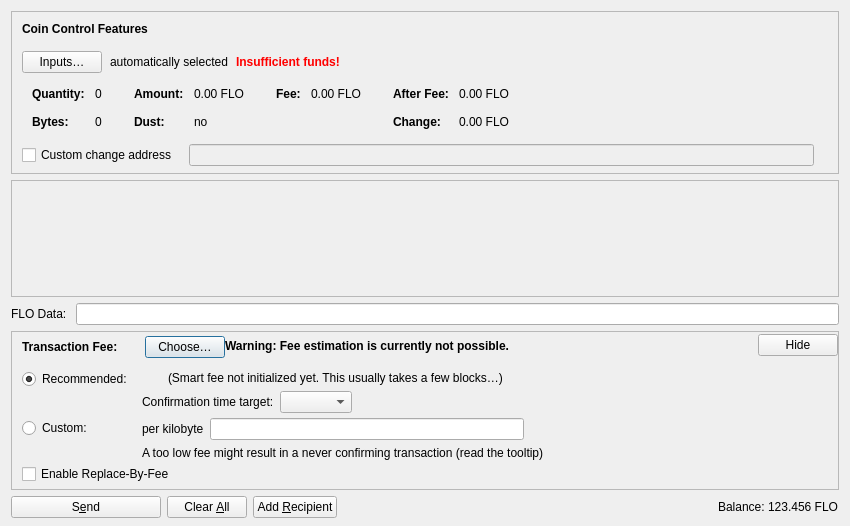
<?xml version="1.0" encoding="UTF-8"?>
<ui version="4.0">
 <class>SendCoinsDialog</class>
 <widget class="QDialog" name="SendCoinsDialog">
  <property name="geometry">
   <rect>
    <x>0</x>
    <y>0</y>
    <width>850</width>
    <height>526</height>
   </rect>
  </property>
  <property name="windowTitle">
   <string>Send Coins</string>
  </property>
  <layout class="QVBoxLayout" name="verticalLayout" stretch="0,1,0,0">
   <property name="bottomMargin">
    <number>8</number>
   </property>
   <item>
    <widget class="QFrame" name="frameCoinControl">
     <property name="sizePolicy">
      <sizepolicy hsizetype="Expanding" vsizetype="Expanding">
       <horstretch>0</horstretch>
       <verstretch>0</verstretch>
      </sizepolicy>
     </property>
     <property name="maximumSize">
      <size>
       <width>16777215</width>
       <height>16777215</height>
      </size>
     </property>
     <property name="frameShape">
      <enum>QFrame::StyledPanel</enum>
     </property>
     <property name="frameShadow">
      <enum>QFrame::Sunken</enum>
     </property>
     <layout class="QVBoxLayout" name="verticalLayoutCoinControl2">
      <property name="spacing">
       <number>0</number>
      </property>
      <property name="leftMargin">
       <number>0</number>
      </property>
      <property name="topMargin">
       <number>0</number>
      </property>
      <property name="rightMargin">
       <number>0</number>
      </property>
      <property name="bottomMargin">
       <number>6</number>
      </property>
      <item>
       <layout class="QVBoxLayout" name="verticalLayoutCoinControl" stretch="0,0,0,0,1">
        <property name="spacing">
         <number>0</number>
        </property>
        <property name="leftMargin">
         <number>10</number>
        </property>
        <property name="topMargin">
         <number>10</number>
        </property>
        <item>
         <layout class="QHBoxLayout" name="horizontalLayoutCoinControl1">
          <property name="bottomMargin">
           <number>15</number>
          </property>
          <item>
           <widget class="QLabel" name="labelCoinControlFeatures">
            <property name="sizePolicy">
             <sizepolicy hsizetype="Preferred" vsizetype="Maximum">
              <horstretch>0</horstretch>
              <verstretch>0</verstretch>
             </sizepolicy>
            </property>
            <property name="font">
             <font>
              <weight>75</weight>
              <bold>true</bold>
             </font>
            </property>
            <property name="styleSheet">
             <string notr="true">font-weight:bold;</string>
            </property>
            <property name="text">
             <string>Coin Control Features</string>
            </property>
           </widget>
          </item>
         </layout>
        </item>
        <item>
         <layout class="QHBoxLayout" name="horizontalLayoutCoinControl2" stretch="0,0,0,0">
          <property name="spacing">
           <number>8</number>
          </property>
          <property name="bottomMargin">
           <number>10</number>
          </property>
          <item>
           <widget class="QPushButton" name="pushButtonCoinControl">
            <property name="styleSheet">
             <string notr="true"/>
            </property>
            <property name="text">
             <string>Inputs…</string>
            </property>
            <property name="autoDefault">
             <bool>false</bool>
            </property>
           </widget>
          </item>
          <item>
           <widget class="QLabel" name="labelCoinControlAutomaticallySelected">
            <property name="text">
             <string>automatically selected</string>
            </property>
            <property name="margin">
             <number>5</number>
            </property>
           </widget>
          </item>
          <item>
           <widget class="QLabel" name="labelCoinControlInsuffFunds">
            <property name="font">
             <font>
              <weight>75</weight>
              <bold>true</bold>
             </font>
            </property>
            <property name="styleSheet">
             <string notr="true">color:red;font-weight:bold;</string>
            </property>
            <property name="text">
             <string>Insufficient funds!</string>
            </property>
            <property name="margin">
             <number>5</number>
            </property>
           </widget>
          </item>
          <item>
           <spacer name="horizontalSpacerCoinControl">
            <property name="orientation">
             <enum>Qt::Horizontal</enum>
            </property>
            <property name="sizeHint" stdset="0">
             <size>
              <width>40</width>
              <height>1</height>
             </size>
            </property>
           </spacer>
          </item>
         </layout>
        </item>
        <item>
         <widget class="QWidget" name="widgetCoinControl" native="true">
          <property name="sizePolicy">
           <sizepolicy hsizetype="Preferred" vsizetype="Preferred">
            <horstretch>0</horstretch>
            <verstretch>0</verstretch>
           </sizepolicy>
          </property>
          <property name="minimumSize">
           <size>
            <width>0</width>
            <height>0</height>
           </size>
          </property>
          <property name="styleSheet">
           <string notr="true"/>
          </property>
          <layout class="QHBoxLayout" name="horizontalLayoutCoinControl5">
           <property name="leftMargin">
            <number>0</number>
           </property>
           <property name="topMargin">
            <number>0</number>
           </property>
           <property name="rightMargin">
            <number>0</number>
           </property>
           <property name="bottomMargin">
            <number>0</number>
           </property>
           <item>
            <layout class="QHBoxLayout" name="horizontalLayoutCoinControl3" stretch="0,0,0,1">
             <property name="spacing">
              <number>20</number>
             </property>
             <property name="topMargin">
              <number>0</number>
             </property>
             <property name="bottomMargin">
              <number>10</number>
             </property>
             <item>
              <layout class="QFormLayout" name="formLayoutCoinControl1">
               <property name="horizontalSpacing">
                <number>10</number>
               </property>
               <property name="verticalSpacing">
                <number>14</number>
               </property>
               <property name="leftMargin">
                <number>10</number>
               </property>
               <property name="topMargin">
                <number>4</number>
               </property>
               <property name="rightMargin">
                <number>6</number>
               </property>
               <item row="0" column="0">
                <widget class="QLabel" name="labelCoinControlQuantityText">
                 <property name="font">
                  <font>
                   <weight>75</weight>
                   <bold>true</bold>
                  </font>
                 </property>
                 <property name="text">
                  <string>Quantity:</string>
                 </property>
                 <property name="margin">
                  <number>0</number>
                 </property>
                </widget>
               </item>
               <item row="0" column="1">
                <widget class="QLabel" name="labelCoinControlQuantity">
                 <property name="cursor">
                  <cursorShape>IBeamCursor</cursorShape>
                 </property>
                 <property name="contextMenuPolicy">
                  <enum>Qt::ActionsContextMenu</enum>
                 </property>
                 <property name="text">
                  <string notr="true">0</string>
                 </property>
                 <property name="margin">
                  <number>0</number>
                 </property>
                 <property name="textInteractionFlags">
                  <set>Qt::LinksAccessibleByMouse|Qt::TextSelectableByKeyboard|Qt::TextSelectableByMouse</set>
                 </property>
                </widget>
               </item>
               <item row="1" column="0">
                <widget class="QLabel" name="labelCoinControlBytesText">
                 <property name="font">
                  <font>
                   <weight>75</weight>
                   <bold>true</bold>
                  </font>
                 </property>
                 <property name="text">
                  <string>Bytes:</string>
                 </property>
                </widget>
               </item>
               <item row="1" column="1">
                <widget class="QLabel" name="labelCoinControlBytes">
                 <property name="cursor">
                  <cursorShape>IBeamCursor</cursorShape>
                 </property>
                 <property name="contextMenuPolicy">
                  <enum>Qt::ActionsContextMenu</enum>
                 </property>
                 <property name="text">
                  <string notr="true">0</string>
                 </property>
                 <property name="textInteractionFlags">
                  <set>Qt::LinksAccessibleByMouse|Qt::TextSelectableByKeyboard|Qt::TextSelectableByMouse</set>
                 </property>
                </widget>
               </item>
              </layout>
             </item>
             <item>
              <layout class="QFormLayout" name="formLayoutCoinControl2">
               <property name="horizontalSpacing">
                <number>10</number>
               </property>
               <property name="verticalSpacing">
                <number>14</number>
               </property>
               <property name="leftMargin">
                <number>6</number>
               </property>
               <property name="topMargin">
                <number>4</number>
               </property>
               <property name="rightMargin">
                <number>6</number>
               </property>
               <item row="0" column="0">
                <widget class="QLabel" name="labelCoinControlAmountText">
                 <property name="font">
                  <font>
                   <weight>75</weight>
                   <bold>true</bold>
                  </font>
                 </property>
                 <property name="text">
                  <string>Amount:</string>
                 </property>
                 <property name="margin">
                  <number>0</number>
                 </property>
                </widget>
               </item>
               <item row="0" column="1">
                <widget class="QLabel" name="labelCoinControlAmount">
                 <property name="cursor">
                  <cursorShape>IBeamCursor</cursorShape>
                 </property>
                 <property name="contextMenuPolicy">
                  <enum>Qt::ActionsContextMenu</enum>
                 </property>
                 <property name="text">
                  <string notr="true">0.00 FLO</string>
                 </property>
                 <property name="textInteractionFlags">
                  <set>Qt::LinksAccessibleByMouse|Qt::TextSelectableByKeyboard|Qt::TextSelectableByMouse</set>
                 </property>
                </widget>
               </item>
               <item row="1" column="0">
                <widget class="QLabel" name="labelCoinControlLowOutputText">
                 <property name="font">
                  <font>
                   <weight>75</weight>
                   <bold>true</bold>
                  </font>
                 </property>
                 <property name="text">
                  <string>Dust:</string>
                 </property>
                </widget>
               </item>
               <item row="1" column="1">
                <widget class="QLabel" name="labelCoinControlLowOutput">
                 <property name="cursor">
                  <cursorShape>IBeamCursor</cursorShape>
                 </property>
                 <property name="contextMenuPolicy">
                  <enum>Qt::ActionsContextMenu</enum>
                 </property>
                 <property name="text">
                  <string notr="true">no</string>
                 </property>
                 <property name="textInteractionFlags">
                  <set>Qt::LinksAccessibleByMouse|Qt::TextSelectableByKeyboard|Qt::TextSelectableByMouse</set>
                 </property>
                </widget>
               </item>
              </layout>
             </item>
             <item>
              <layout class="QFormLayout" name="formLayoutCoinControl3">
               <property name="horizontalSpacing">
                <number>10</number>
               </property>
               <property name="verticalSpacing">
                <number>14</number>
               </property>
               <property name="leftMargin">
                <number>6</number>
               </property>
               <property name="topMargin">
                <number>4</number>
               </property>
               <property name="rightMargin">
                <number>6</number>
               </property>
               <item row="0" column="0">
                <widget class="QLabel" name="labelCoinControlFeeText">
                 <property name="font">
                  <font>
                   <weight>75</weight>
                   <bold>true</bold>
                  </font>
                 </property>
                 <property name="text">
                  <string>Fee:</string>
                 </property>
                 <property name="margin">
                  <number>0</number>
                 </property>
                </widget>
               </item>
               <item row="0" column="1">
                <widget class="QLabel" name="labelCoinControlFee">
                 <property name="cursor">
                  <cursorShape>IBeamCursor</cursorShape>
                 </property>
                 <property name="contextMenuPolicy">
                  <enum>Qt::ActionsContextMenu</enum>
                 </property>
                 <property name="text">
                  <string notr="true">0.00 FLO</string>
                 </property>
                 <property name="textInteractionFlags">
                  <set>Qt::LinksAccessibleByMouse|Qt::TextSelectableByKeyboard|Qt::TextSelectableByMouse</set>
                 </property>
                </widget>
               </item>
              </layout>
             </item>
             <item>
              <layout class="QFormLayout" name="formLayoutCoinControl4">
               <property name="horizontalSpacing">
                <number>10</number>
               </property>
               <property name="verticalSpacing">
                <number>14</number>
               </property>
               <property name="leftMargin">
                <number>6</number>
               </property>
               <property name="topMargin">
                <number>4</number>
               </property>
               <property name="rightMargin">
                <number>6</number>
               </property>
               <item row="0" column="0">
                <widget class="QLabel" name="labelCoinControlAfterFeeText">
                 <property name="font">
                  <font>
                   <weight>75</weight>
                   <bold>true</bold>
                  </font>
                 </property>
                 <property name="text">
                  <string>After Fee:</string>
                 </property>
                 <property name="margin">
                  <number>0</number>
                 </property>
                </widget>
               </item>
               <item row="0" column="1">
                <widget class="QLabel" name="labelCoinControlAfterFee">
                 <property name="cursor">
                  <cursorShape>IBeamCursor</cursorShape>
                 </property>
                 <property name="contextMenuPolicy">
                  <enum>Qt::ActionsContextMenu</enum>
                 </property>
                 <property name="text">
                  <string notr="true">0.00 FLO</string>
                 </property>
                 <property name="textInteractionFlags">
                  <set>Qt::LinksAccessibleByMouse|Qt::TextSelectableByKeyboard|Qt::TextSelectableByMouse</set>
                 </property>
                </widget>
               </item>
               <item row="1" column="0">
                <widget class="QLabel" name="labelCoinControlChangeText">
                 <property name="font">
                  <font>
                   <weight>75</weight>
                   <bold>true</bold>
                  </font>
                 </property>
                 <property name="text">
                  <string>Change:</string>
                 </property>
                </widget>
               </item>
               <item row="1" column="1">
                <widget class="QLabel" name="labelCoinControlChange">
                 <property name="cursor">
                  <cursorShape>IBeamCursor</cursorShape>
                 </property>
                 <property name="contextMenuPolicy">
                  <enum>Qt::ActionsContextMenu</enum>
                 </property>
                 <property name="text">
                  <string notr="true">0.00 FLO</string>
                 </property>
                 <property name="textInteractionFlags">
                  <set>Qt::LinksAccessibleByMouse|Qt::TextSelectableByKeyboard|Qt::TextSelectableByMouse</set>
                 </property>
                </widget>
               </item>
              </layout>
             </item>
            </layout>
           </item>
          </layout>
         </widget>
        </item>
        <item>
         <layout class="QHBoxLayout" name="horizontalLayoutCoinControl4" stretch="0,0,0">
          <property name="spacing">
           <number>12</number>
          </property>
          <property name="sizeConstraint">
           <enum>QLayout::SetDefaultConstraint</enum>
          </property>
          <property name="topMargin">
           <number>5</number>
          </property>
          <property name="rightMargin">
           <number>5</number>
          </property>
          <item>
           <widget class="QCheckBox" name="checkBoxCoinControlChange">
            <property name="toolTip">
             <string>If this is activated, but the change address is empty or invalid, change will be sent to a newly generated address.</string>
            </property>
            <property name="text">
             <string>Custom change address</string>
            </property>
           </widget>
          </item>
          <item>
           <widget class="QValidatedLineEdit" name="lineEditCoinControlChange">
            <property name="enabled">
             <bool>false</bool>
            </property>
            <property name="sizePolicy">
             <sizepolicy hsizetype="Expanding" vsizetype="Fixed">
              <horstretch>0</horstretch>
              <verstretch>0</verstretch>
             </sizepolicy>
            </property>
           </widget>
          </item>
          <item>
           <widget class="QLabel" name="labelCoinControlChangeLabel">
            <property name="sizePolicy">
             <sizepolicy hsizetype="Preferred" vsizetype="Expanding">
              <horstretch>0</horstretch>
              <verstretch>0</verstretch>
             </sizepolicy>
            </property>
            <property name="minimumSize">
             <size>
              <width>0</width>
              <height>0</height>
             </size>
            </property>
            <property name="text">
             <string/>
            </property>
            <property name="margin">
             <number>3</number>
            </property>
           </widget>
          </item>
         </layout>
        </item>
        <item>
         <spacer name="verticalSpacerCoinControl">
          <property name="orientation">
           <enum>Qt::Vertical</enum>
          </property>
          <property name="sizeHint" stdset="0">
           <size>
            <width>800</width>
            <height>1</height>
           </size>
          </property>
         </spacer>
        </item>
       </layout>
      </item>
     </layout>
    </widget>
   </item>
   <item>
    <widget class="QScrollArea" name="scrollArea">
     <property name="widgetResizable">
      <bool>true</bool>
     </property>
     <widget class="QWidget" name="scrollAreaWidgetContents">
      <property name="geometry">
       <rect>
        <x>0</x>
        <y>0</y>
        <width>830</width>
        <height>104</height>
       </rect>
      </property>
      <layout class="QVBoxLayout" name="verticalLayout_2" stretch="0,1">
       <property name="leftMargin">
        <number>0</number>
       </property>
       <property name="topMargin">
        <number>0</number>
       </property>
       <property name="rightMargin">
        <number>0</number>
       </property>
       <property name="bottomMargin">
        <number>0</number>
       </property>
       <item>
        <layout class="QVBoxLayout" name="entries">
         <property name="spacing">
          <number>6</number>
         </property>
        </layout>
       </item>
       <item>
        <spacer name="verticalSpacer">
         <property name="orientation">
          <enum>Qt::Vertical</enum>
         </property>
         <property name="sizeHint" stdset="0">
          <size>
           <width>20</width>
           <height>40</height>
          </size>
         </property>
        </spacer>
       </item>
      </layout>
     </widget>
    </widget>
   </item>
   <item>
    <layout class="QHBoxLayout" name="horizontalLayout_3">
     <item>
      <widget class="QLabel" name="floDataLabel">
       <property name="text">
        <string>FLO Data: </string>
       </property>
      </widget>
     </item>
     <item>
      <widget class="QLineEdit" name="floData"/>
     </item>
    </layout>
   </item>
   <item>
    <widget class="QFrame" name="frameFee">
     <property name="sizePolicy">
      <sizepolicy hsizetype="Expanding" vsizetype="Expanding">
       <horstretch>0</horstretch>
       <verstretch>0</verstretch>
      </sizepolicy>
     </property>
     <property name="maximumSize">
      <size>
       <width>16777215</width>
       <height>16777215</height>
      </size>
     </property>
     <property name="frameShape">
      <enum>QFrame::StyledPanel</enum>
     </property>
     <property name="frameShadow">
      <enum>QFrame::Sunken</enum>
     </property>
     <layout class="QVBoxLayout" name="verticalLayoutFee1">
      <property name="spacing">
       <number>0</number>
      </property>
      <property name="leftMargin">
       <number>0</number>
      </property>
      <property name="topMargin">
       <number>0</number>
      </property>
      <property name="rightMargin">
       <number>0</number>
      </property>
      <property name="bottomMargin">
       <number>0</number>
      </property>
      <item>
       <layout class="QVBoxLayout" name="verticalLayoutFee2" stretch="0,0,0">
        <property name="spacing">
         <number>0</number>
        </property>
        <property name="leftMargin">
         <number>10</number>
        </property>
        <property name="topMargin">
         <number>0</number>
        </property>
        <item>
         <layout class="QHBoxLayout" name="horizontalLayoutFee1">
          <property name="bottomMargin">
           <number>0</number>
          </property>
          <item>
           <layout class="QVBoxLayout" name="verticalLayoutFee7">
            <property name="spacing">
             <number>0</number>
            </property>
            <item>
             <spacer name="verticalSpacerSmartFee">
              <property name="orientation">
               <enum>Qt::Vertical</enum>
              </property>
              <property name="sizeType">
               <enum>QSizePolicy::Fixed</enum>
              </property>
              <property name="sizeHint" stdset="0">
               <size>
                <width>1</width>
                <height>4</height>
               </size>
              </property>
             </spacer>
            </item>
            <item>
             <layout class="QHBoxLayout" name="horizontalLayoutSmartFee">
              <property name="spacing">
               <number>10</number>
              </property>
              <item>
               <widget class="QLabel" name="labelFeeHeadline">
                <property name="sizePolicy">
                 <sizepolicy hsizetype="Preferred" vsizetype="Maximum">
                  <horstretch>0</horstretch>
                  <verstretch>0</verstretch>
                 </sizepolicy>
                </property>
                <property name="font">
                 <font>
                  <weight>75</weight>
                  <bold>true</bold>
                 </font>
                </property>
                <property name="styleSheet">
                 <string notr="true">font-weight:bold;</string>
                </property>
                <property name="text">
                 <string>Transaction Fee:</string>
                </property>
               </widget>
              </item>
              <item>
               <widget class="QLabel" name="labelFeeMinimized">
                <property name="text">
                 <string/>
                </property>
               </widget>
              </item>
              <item>
               <widget class="QPushButton" name="buttonChooseFee">
                <property name="text">
                 <string>Choose…</string>
                </property>
               </widget>
              </item>
             </layout>
            </item>
            <item>
             <spacer name="verticalSpacer_5">
              <property name="orientation">
               <enum>Qt::Vertical</enum>
              </property>
              <property name="sizeHint" stdset="0">
               <size>
                <width>1</width>
                <height>1</height>
               </size>
              </property>
             </spacer>
            </item>
           </layout>
          </item>
          <item>
           <widget class="QLabel" name="fallbackFeeWarningLabel">
            <property name="toolTip">
             <string>Using the fallbackfee can result in sending a transaction that will take several hours or days (or never) to confirm. Consider choosing your fee manually or wait until you have validated the complete chain.</string>
            </property>
            <property name="font">
            <font>
                <weight>75</weight>
                <bold>true</bold>
            </font>
            </property>
            <property name="text">
             <string>Warning: Fee estimation is currently not possible.</string>
            </property>
            <property name="wordWrap">
             <bool>false</bool>
            </property>
           </widget>
          </item>
          <item>
           <spacer name="horizontalSpacer_4">
            <property name="orientation">
             <enum>Qt::Horizontal</enum>
            </property>
            <property name="sizeType">
             <enum>QSizePolicy::MinimumExpanding</enum>
            </property>
            <property name="sizeHint" stdset="0">
             <size>
              <width>40</width>
              <height>20</height>
             </size>
            </property>
           </spacer>
          </item>
          <item>
           <widget class="QPushButton" name="buttonMinimizeFee">
            <property name="toolTip">
             <string>Hide transaction fee settings</string>
            </property>
            <property name="text">
             <string>Hide</string>
            </property>
           </widget>
          </item>
         </layout>
        </item>
        <item>
         <widget class="QFrame" name="frameFeeSelection">
          <layout class="QVBoxLayout" name="verticalLayoutFee12">
           <property name="spacing">
            <number>0</number>
           </property>
           <property name="leftMargin">
            <number>0</number>
           </property>
           <property name="topMargin">
            <number>0</number>
           </property>
           <property name="rightMargin">
            <number>0</number>
           </property>
           <property name="bottomMargin">
            <number>0</number>
           </property>
           <item>
            <layout class="QGridLayout" name="gridLayoutFee">
             <property name="topMargin">
              <number>10</number>
             </property>
             <property name="bottomMargin">
              <number>4</number>
             </property>
             <property name="horizontalSpacing">
              <number>10</number>
             </property>
             <property name="verticalSpacing">
              <number>4</number>
             </property>
             <item row="1" column="1">
              <layout class="QVBoxLayout" name="verticalLayoutFee8">
               <property name="spacing">
                <number>6</number>
               </property>
               <item>
                <layout class="QHBoxLayout" name="horizontalLayoutFee13">
                 <item>
                  <widget class="QLabel" name="labelCustomPerKilobyte">
                   <property name="toolTip">
                    <string>Specify a custom fee per kB (1,000 bytes) of the transaction's virtual size.

Note:  Since the fee is calculated on a per-byte basis, a fee rate of "100 satoshis per kvB" for a transaction size of 500 virtual bytes (half of 1 kvB) would ultimately yield a fee of only 50 satoshis.</string>
                   </property>
                   <property name="text">
                    <string>per kilobyte</string>
                   </property>
                  </widget>
                 </item>
                 <item>
                  <widget class="BitcoinAmountField" name="customFee"/>
                 </item>
                 <item>
                  <spacer name="horizontalSpacer_6">
                   <property name="orientation">
                    <enum>Qt::Horizontal</enum>
                   </property>
                   <property name="sizeHint" stdset="0">
                    <size>
                     <width>1</width>
                     <height>1</height>
                    </size>
                   </property>
                  </spacer>
                 </item>
                </layout>
               </item>
               <item>
                <layout class="QHBoxLayout" name="horizontalLayoutFee8">
                 <item>
                  <widget class="QLabel" name="labelCustomFeeWarning">
                   <property name="enabled">
                    <bool>true</bool>
                   </property>
                   <property name="toolTip">
                    <string>When there is less transaction volume than space in the blocks, miners as well as relaying nodes may enforce a minimum fee. Paying only this minimum fee is just fine, but be aware that this can result in a never confirming transaction once there is more demand for bitcoin transactions than the network can process.</string>
                   </property>
                   <property name="text">
                    <string>A too low fee might result in a never confirming transaction (read the tooltip)</string>
                   </property>
                  </widget>
                 </item>
                 <item>
                  <spacer name="horizontalSpacer_2">
                   <property name="orientation">
                    <enum>Qt::Horizontal</enum>
                   </property>
                   <property name="sizeHint" stdset="0">
                    <size>
                     <width>1</width>
                     <height>1</height>
                    </size>
                   </property>
                  </spacer>
                 </item>
                </layout>
               </item>
              </layout>
             </item>
             <item row="0" column="0">
              <layout class="QVBoxLayout" name="verticalLayoutFee4" stretch="0,1">
               <item>
                <widget class="QRadioButton" name="radioSmartFee">
                 <property name="text">
                  <string>Recommended:</string>
                 </property>
                 <property name="checked">
                  <bool>true</bool>
                 </property>
                 <attribute name="buttonGroup">
                  <string notr="true">groupFee</string>
                 </attribute>
                </widget>
               </item>
               <item>
                <spacer name="verticalSpacer_2">
                 <property name="orientation">
                  <enum>Qt::Vertical</enum>
                 </property>
                 <property name="sizeHint" stdset="0">
                  <size>
                   <width>1</width>
                   <height>1</height>
                  </size>
                 </property>
                </spacer>
               </item>
              </layout>
             </item>
             <item row="1" column="0">
              <layout class="QVBoxLayout" name="verticalLayoutFee9" stretch="0,1">
               <item>
                <widget class="QRadioButton" name="radioCustomFee">
                 <property name="text">
                  <string>Custom:</string>
                 </property>
                 <attribute name="buttonGroup">
                  <string notr="true">groupFee</string>
                 </attribute>
                </widget>
               </item>
               <item>
                <spacer name="verticalSpacer_6">
                 <property name="orientation">
                  <enum>Qt::Vertical</enum>
                 </property>
                 <property name="sizeHint" stdset="0">
                  <size>
                   <width>1</width>
                   <height>1</height>
                  </size>
                 </property>
                </spacer>
               </item>
              </layout>
             </item>
             <item row="0" column="1">
              <layout class="QVBoxLayout" name="verticalLayoutFee3" stretch="0,0,1">
               <property name="spacing">
                <number>6</number>
               </property>
               <property name="topMargin">
                <number>2</number>
               </property>
               <item>
                <layout class="QHBoxLayout" name="horizontalLayoutFee12">
                 <item>
                  <widget class="QLabel" name="labelSmartFee">
                   <property name="text">
                    <string/>
                   </property>
                  </widget>
                 </item>
                 <item>
                  <widget class="QLabel" name="labelFeeEstimation">
                   <property name="text">
                    <string/>
                   </property>
                  </widget>
                 </item>
                 <item>
                  <widget class="QLabel" name="labelSmartFee2">
                   <property name="text">
                    <string>(Smart fee not initialized yet. This usually takes a few blocks…)</string>
                   </property>
                  </widget>
                 </item>
                 <item>
                  <spacer name="horizontalSpacer_5">
                   <property name="orientation">
                    <enum>Qt::Horizontal</enum>
                   </property>
                   <property name="sizeHint" stdset="0">
                    <size>
                     <width>1</width>
                     <height>1</height>
                    </size>
                   </property>
                  </spacer>
                 </item>
                </layout>
               </item>
               <item>
                <layout class="QHBoxLayout" name="horizontalLayoutFee9">
                 <item>
                  <layout class="QVBoxLayout" name="verticalLayoutFee6">
                   <item>
                    <widget class="QLabel" name="labelSmartFee3">
                     <property name="text">
                      <string>Confirmation time target:</string>
                     </property>
                    </widget>
                   </item>
                  </layout>
                 </item>
                 <item>
                  <layout class="QVBoxLayout" name="verticalLayoutFee5">
                   <property name="rightMargin">
                    <number>30</number>
                   </property>
                   <item>
                    <layout class="QHBoxLayout" name="horizontalLayoutConfTarget">
                     <property name="bottomMargin">
                      <number>0</number>
                     </property>
                     <item>
                      <widget class="QComboBox" name="confTargetSelector"/>
                     </item>
                     <item>
                      <spacer name="horizontalSpacerConfTarget">
                       <property name="orientation">
                        <enum>Qt::Horizontal</enum>
                       </property>
                       <property name="sizeHint" stdset="0">
                        <size>
                         <width>40</width>
                         <height>20</height>
                        </size>
                       </property>
                      </spacer>
                     </item>
                    </layout>
                   </item>
                  </layout>
                 </item>
                </layout>
               </item>
               <item>
                <spacer name="verticalSpacer_4">
                 <property name="orientation">
                  <enum>Qt::Vertical</enum>
                 </property>
                 <property name="sizeHint" stdset="0">
                  <size>
                   <width>1</width>
                   <height>1</height>
                  </size>
                 </property>
                </spacer>
               </item>
              </layout>
             </item>
            </layout>
           </item>
           <item>
            <widget class="QCheckBox" name="optInRBF">
             <property name="text">
              <string>Enable Replace-By-Fee</string>
             </property>
             <property name="toolTip">
              <string>With Replace-By-Fee (BIP-125) you can increase a transaction's fee after it is sent. Without this, a higher fee may be recommended to compensate for increased transaction delay risk.</string>
             </property>
            </widget>
           </item>
          </layout>
         </widget>
        </item>
        <item>
         <spacer name="verticalSpacerFee">
          <property name="orientation">
           <enum>Qt::Vertical</enum>
          </property>
          <property name="sizeHint" stdset="0">
           <size>
            <width>40</width>
            <height>5</height>
           </size>
          </property>
         </spacer>
        </item>
       </layout>
      </item>
     </layout>
    </widget>
   </item>
   <item>
    <layout class="QHBoxLayout" name="horizontalLayout">
     <item>
      <widget class="QPushButton" name="sendButton">
       <property name="minimumSize">
        <size>
         <width>150</width>
         <height>0</height>
        </size>
       </property>
       <property name="toolTip">
        <string>Confirm the send action</string>
       </property>
       <property name="text">
        <string>S&amp;end</string>
       </property>
       <property name="icon">
        <iconset resource="../bitcoin.qrc">
         <normaloff>:/icons/send</normaloff>:/icons/send</iconset>
       </property>
       <property name="autoDefault">
        <bool>false</bool>
       </property>
       <property name="default">
        <bool>false</bool>
       </property>
      </widget>
     </item>
     <item>
      <widget class="QPushButton" name="clearButton">
       <property name="sizePolicy">
        <sizepolicy hsizetype="Minimum" vsizetype="Fixed">
         <horstretch>0</horstretch>
         <verstretch>0</verstretch>
        </sizepolicy>
       </property>
       <property name="toolTip">
        <string>Clear all fields of the form.</string>
       </property>
       <property name="text">
        <string>Clear &amp;All</string>
       </property>
       <property name="icon">
        <iconset resource="../bitcoin.qrc">
         <normaloff>:/icons/remove</normaloff>:/icons/remove</iconset>
       </property>
       <property name="autoDefault">
        <bool>false</bool>
       </property>
      </widget>
     </item>
     <item>
      <widget class="QPushButton" name="addButton">
       <property name="toolTip">
        <string>Send to multiple recipients at once</string>
       </property>
       <property name="text">
        <string>Add &amp;Recipient</string>
       </property>
       <property name="icon">
        <iconset resource="../bitcoin.qrc">
         <normaloff>:/icons/add</normaloff>:/icons/add</iconset>
       </property>
       <property name="autoDefault">
        <bool>false</bool>
       </property>
      </widget>
     </item>
     <item>
      <spacer name="horizontalSpacer">
       <property name="orientation">
        <enum>Qt::Horizontal</enum>
       </property>
       <property name="sizeHint" stdset="0">
        <size>
         <width>40</width>
         <height>20</height>
        </size>
       </property>
      </spacer>
     </item>
     <item>
      <layout class="QHBoxLayout" name="horizontalLayout_2">
       <property name="spacing">
        <number>3</number>
       </property>
       <item>
        <widget class="QLabel" name="labelBalanceName">
         <property name="sizePolicy">
          <sizepolicy hsizetype="Preferred" vsizetype="Fixed">
           <horstretch>0</horstretch>
           <verstretch>0</verstretch>
          </sizepolicy>
         </property>
         <property name="text">
          <string>Balance:</string>
         </property>
        </widget>
       </item>
       <item>
        <widget class="QLabel" name="labelBalance">
         <property name="sizePolicy">
          <sizepolicy hsizetype="Preferred" vsizetype="Fixed">
           <horstretch>0</horstretch>
           <verstretch>0</verstretch>
          </sizepolicy>
         </property>
         <property name="cursor">
          <cursorShape>IBeamCursor</cursorShape>
         </property>
         <property name="text">
          <string notr="true">123.456 FLO</string>
         </property>
         <property name="textInteractionFlags">
          <set>Qt::LinksAccessibleByMouse|Qt::TextSelectableByKeyboard|Qt::TextSelectableByMouse</set>
         </property>
        </widget>
       </item>
      </layout>
     </item>
    </layout>
   </item>
  </layout>
 </widget>
 <customwidgets>
  <customwidget>
   <class>QValidatedLineEdit</class>
   <extends>QLineEdit</extends>
   <header>qt/qvalidatedlineedit.h</header>
  </customwidget>
  <customwidget>
   <class>BitcoinAmountField</class>
   <extends>QLineEdit</extends>
   <header>qt/bitcoinamountfield.h</header>
   <container>1</container>
  </customwidget>
 </customwidgets>
 <resources>
  <include location="../bitcoin.qrc"/>
 </resources>
 <connections/>
 <buttongroups>
  <buttongroup name="groupFee"/>
 </buttongroups>
</ui>
